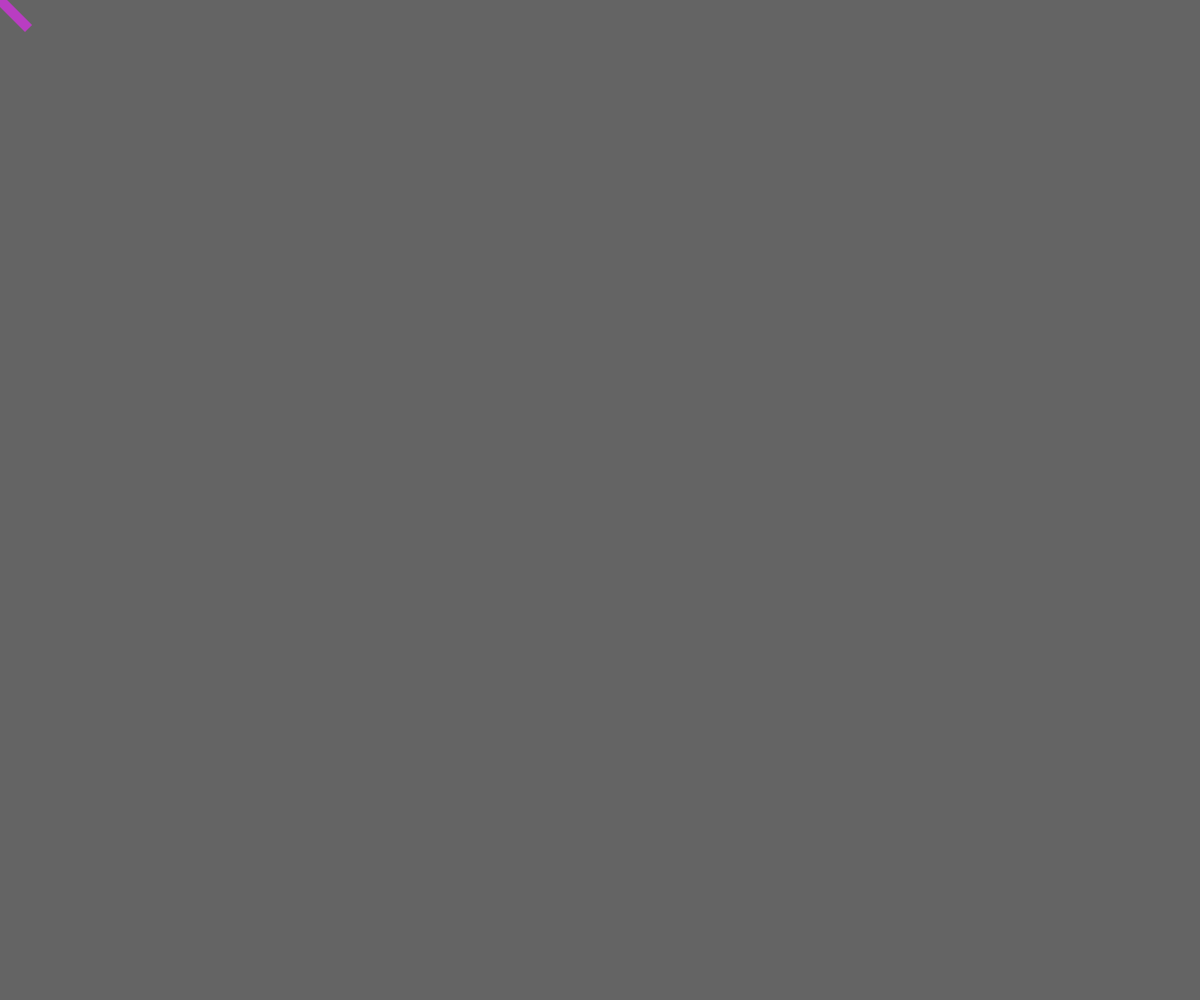
Frame 1 (no input)
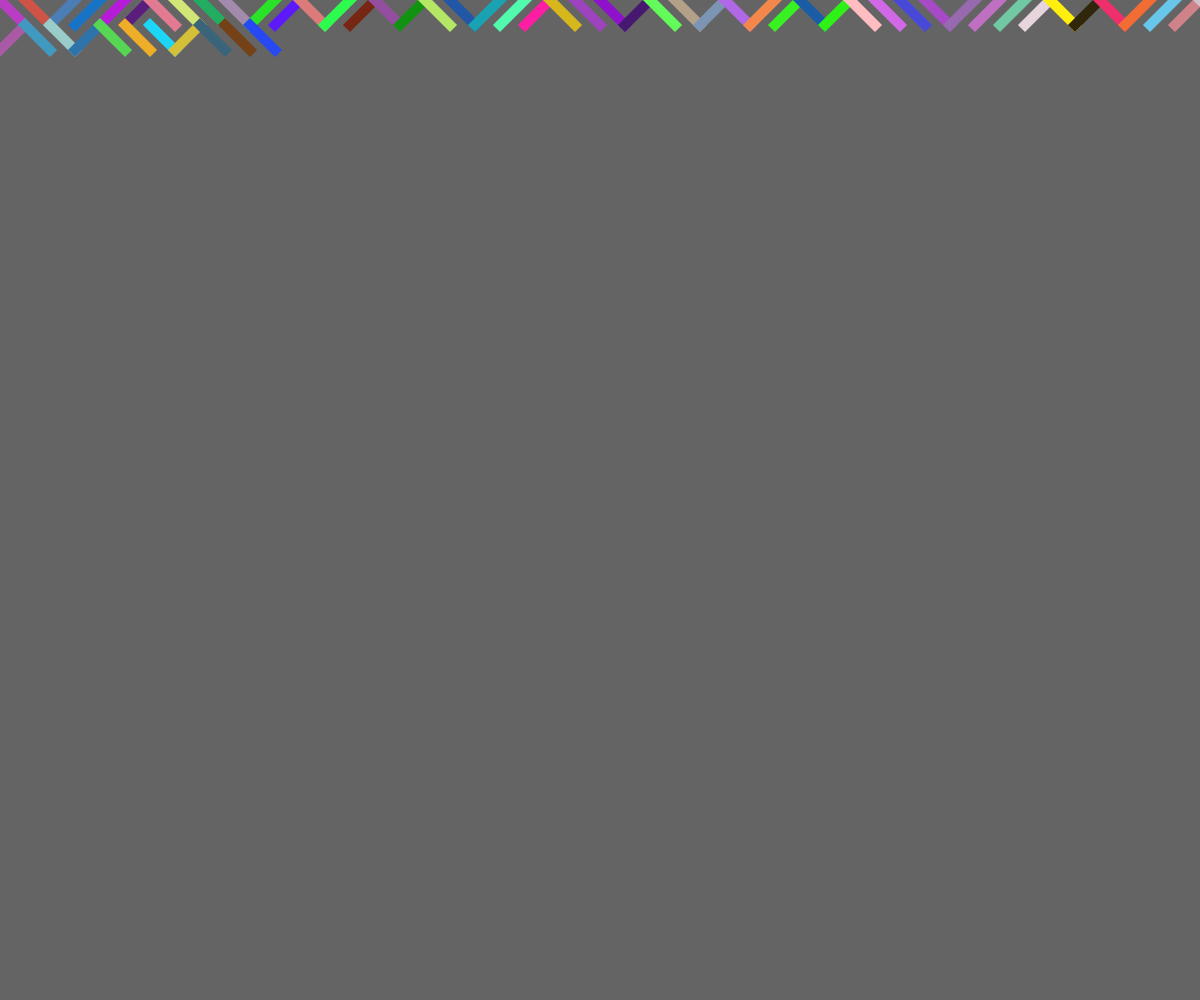
Frame 60 (no input)
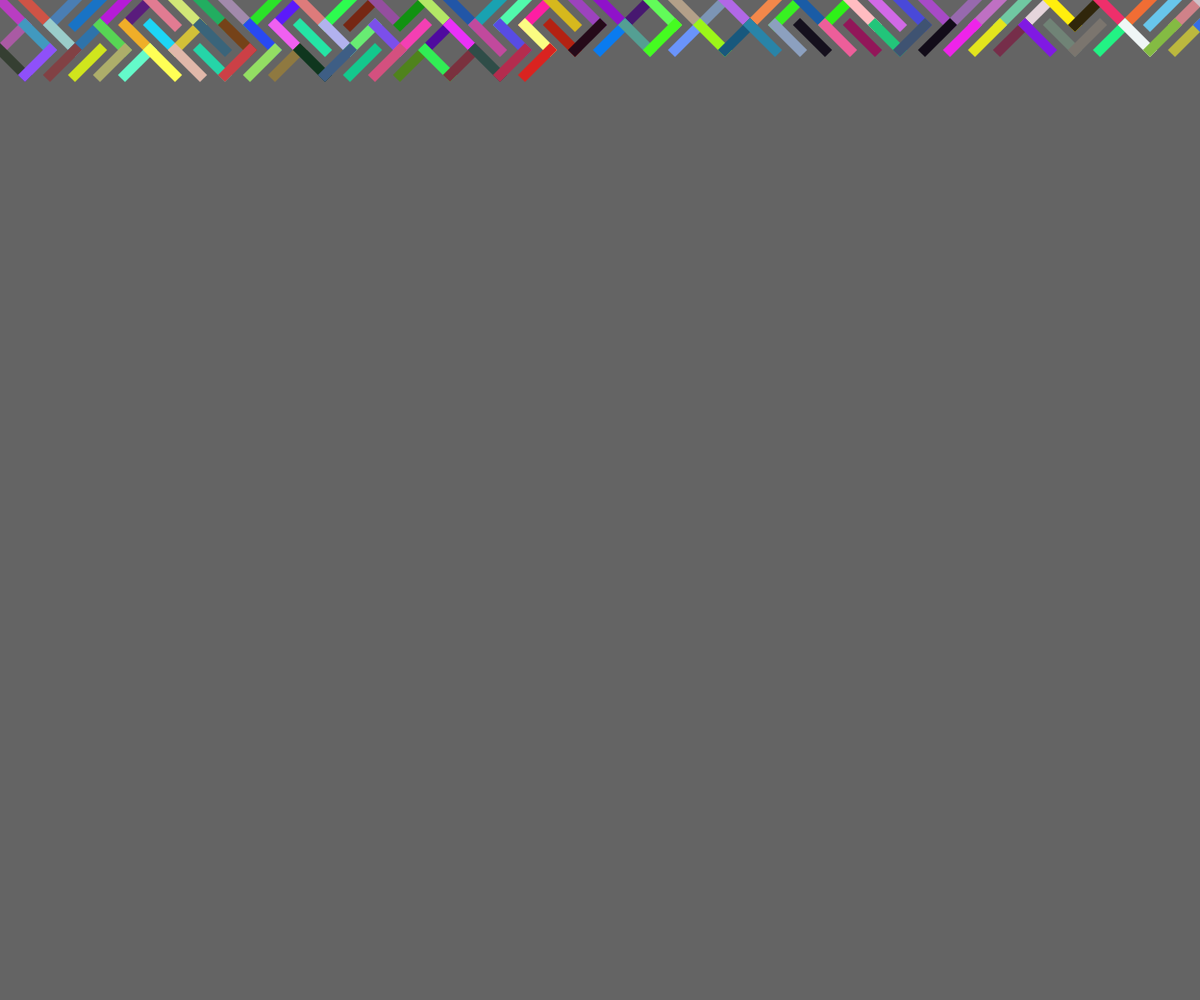
Frame 120 (the mouse pressed at the canvas centre since frame 60)

The p5.js sketch that drew these frames (run headless with seeded random() and noise() and a simulated clock; from frame 60 on, the mouse is pressed at the canvas centre):

// p5.js sketch
// ── sketch.js
//   _                    _               
//  | | ___ _ __ ______ _| |__  _ __  ___ 
//  | |/ __| '__|_  / _` | '_ \| '_ \/ __|
//  | | (__| |   / / (_| | | | | | | \__ \
//  |_|\___|_|  /___\__, |_| |_|_| |_|___/
//                  |___/    
//
// 10 Print_Wall by Lucrezia Ghinassi [colors]
// 2022 © Lucrezia Ghinassi, Daniele @Fupete and the course DS-2022 at DESIGN.unirsm 
// github.com/ds-2022-unirsm — github.com/fupete
// Educational purposes, MIT License, 2022, San Marino
// —
// —
// Credits/Thanks to: 
// @fupete (https://twitter.com/fupete) for https://github.com/Fupete
// original license: MIT LICENSE
//


let x = 0;
let y = 0;
let spacing = 25;
let sweight = 10;
let width = 0;
let height = 0;


function setup() {
	createCanvas(width = windowWidth, height = windowHeight);
    background(100);
} 

function draw() {
	stroke(random(10,255), random(10,255), random(10,255));
	strokeWeight(sweight);
	strokeCap(PROJECT);
	strokeJoin(MITER);
	if(random(1) < 0.5) {
        //disegna linea inclinata a sx
		line(x, y, x + spacing, y + spacing);
	} else {
        //disegna linea inclinata a dx
		line(x, y + spacing, x + spacing, y);
	}
  
    //procedi a disegnare sulla riga
	x = x + spacing;
	
    //quando la riga finisce, vai a capo
	if(x > width) {
		x = 0;
		y = y + spacing;
	}
  
    //quando h del canvas si riempie, reset
	if( y > height - (2 * spacing)){
		reset();
	}
}

 function reset(){
	createCanvas(width = windowWidth, height = windowHeight - spacing);
	background(random(255));
	x = 0;
	y = 0;
	draw();
}
window.onresize = reset;
// ── style.css
body {
  padding: 0;
  margin: 0;
}

div#info {
  position: absolute;
  bottom: 20px;
  right: 20px;
  background: white;
  padding: 10px;
  font-size: 11px;
  font-family: Helvetica Neue, Arial, sans;
  text-transform: uppercase;
}
